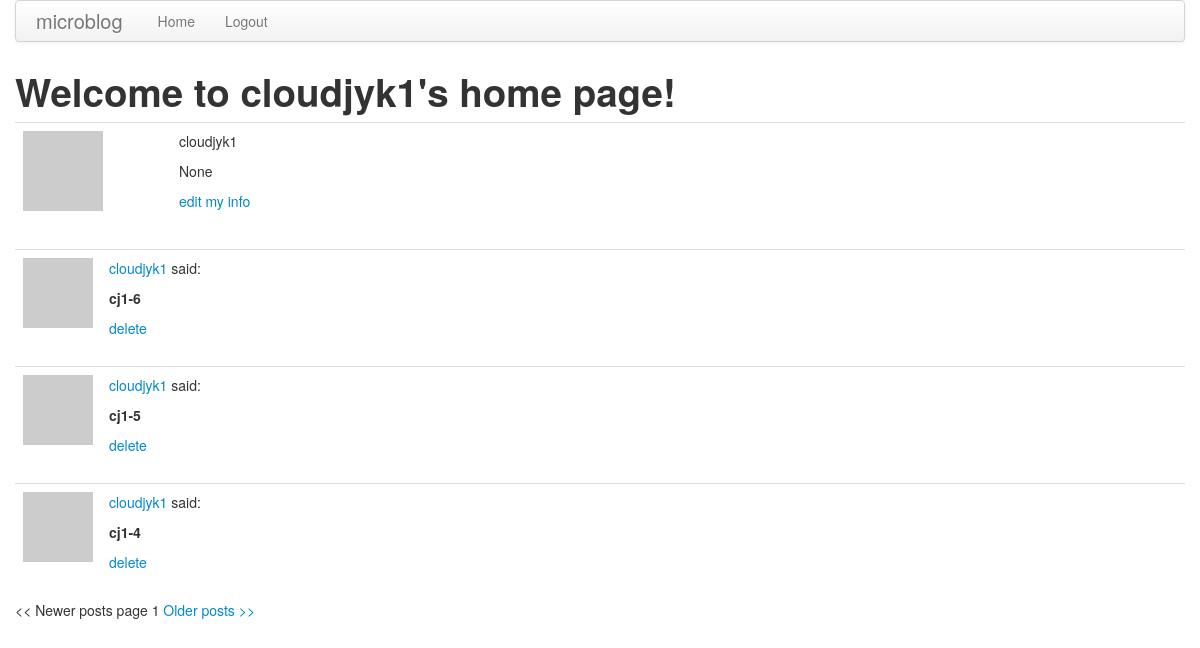
/user/cloudjyk1/1 (signed in), run on an earlier commit of the app's database.
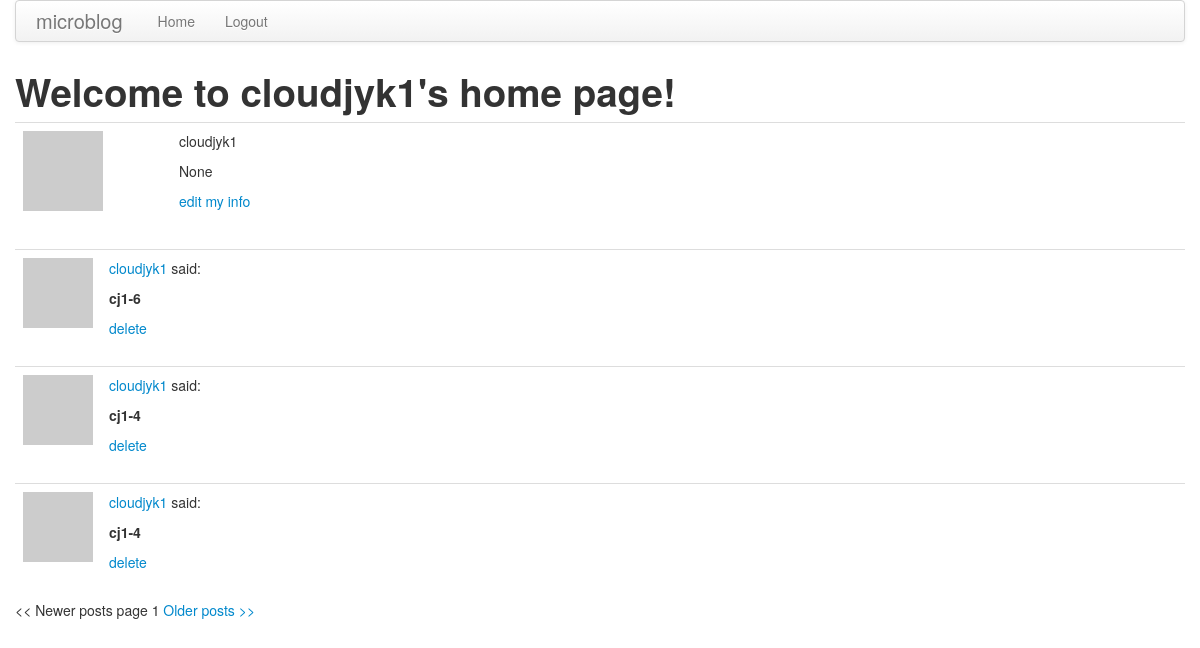
And on a later commit of the database.
### app/models.py (models this page shows, shortened)
class User(db.Model):
    id = db.Column(db.Integer, primary_key = True)
    username = db.Column(db.String(64), index = True, unique = True)
    password = db.Column(db.String(64), index = True)
    email = db.Column(db.String(120), index = True, unique = True)
    about_me = db.Column(db.String(140))
    last_seen = db.Column(db.DateTime)
    posts = db.relationship('Post', backref='author', lazy='dynamic')
    followed = db.relationship('User',
        secondary = followers,
        primaryjoin = (followers.c.follower_id == id),
        secondaryjoin = (followers.c.followed_id == id),
        backref = db.backref('followers', lazy = 'dynamic'),
        lazy = 'dynamic')
    def avatar(self,size):
        return 'http://www.gravatar.com/avatar/' + md5(self.email.encode('utf-8')).hexdigest() + '?d=mm&s=' + str(size)

class Post(db.Model):
    __searchable__ = ['body']
    id = db.Column(db.Integer, primary_key = True)
    body = db.Column(db.String(140))
    timestamp = db.Column(db.DateTime)
    user_id = db.Column(db.Integer, db.ForeignKey('user.id'))

### app/views.py (the view)
@app.route('/user/<username>', methods = ['GET', 'POST'])
@app.route('/user/<username>/<int:page>', methods = ['GET', 'POST'])
def user(username, page = 1):
    if User.query.filter_by(username = username).first() != None:
        user = User.query.filter_by(username = username).first()
        posts = user.posts.order_by(Post.timestamp.desc())
        posts = posts.paginate(page, POSTS_PER_PAGE, False)
        return render_template('user.html',
            title = 'Home',
            user = user,
            posts = posts)
    flash('Sorry, this user does not exist!')
    return redirect(url_for('index'))

### app/views.py (called while the page is built)
@app.before_request
def before_request():
    g.user = current_user

@lm.user_loader
def load_user(id):
    return User.query.get(int(id))

### app/templates/user.html (shortened to what this page needs)
{% extends "base.html" %}
{% block content %}
<h1>Welcome to {{ user.username }}'s home page!</h1>
<table class="table table-hover">
    <tr>
        <td width="140px"><a href="{{url_for('user', username = user.username)}}"><img src="{{user.avatar(140)}}" /></a></td>
        <td>
            <p>{{ user.username }}</p>
            <p>{{ user.about_me }}</p>
            {% if g.user.username == user.username %}
            <p><a href="{{url_for('edit',username = g.user.username)}}">edit my info</a></p>
            {% endif %}
        </td>
    </tr>
</table>
{% for post in posts.items %}
    {% include 'post.html' %}
{% endfor %}
{% if posts.has_prev %}
<a href="{{ url_for('user', username = user.username, page = posts.prev_num) }}"><< Newer posts</a>
{% else %}
<< Newer posts
{% endif %}
page {{ posts.page }}
{% if posts.has_next %}
<a href="{{ url_for('user', username = user.username, page = posts.next_num) }}">Older posts >></a>
{% else %}
Older posts >>
{% endif %}
{% endblock %}

### app/templates/base.html (shortened to what this page needs)
<!DOCTYPE html>
<html>
  <head>
    <link href="/static/css/bootstrap.min.css" rel="stylesheet" media="screen">
    <link href="/static/css/bootstrap-responsive.min.css" rel="stylesheet">
  </head>
  <body>
    <div class="container">
      <div class="navbar">
        <div class="navbar-inner">
          <a class="brand" href="{{ url_for('index', username = g.user.username) }}">microblog</a>
            <ul class="nav">
              <li><a href="{{ url_for('index', username = g.user.username) }}">Home</a></li>
              {% if g.user.is_authenticated %}
              <li><a href="{{ url_for('logout') }}">Logout</a></li>
              {% endif %}
            </ul>
        </div>
      </div>
      <div class="row">
        <div class="span12">
          {% block content %}{% endblock %}
        </div>
      </div>
    </div>
  </body>
</html>

### app/templates/post.html
<table class="table table-hover">
    <tr>
        <td width="70px"><a href="{{url_for('user', username = post.author.username)}}"><img src="{{post.author.avatar(70)}}" /></a></td>
        <td>
            <p><a href="{{url_for('user', username = post.author.username)}}">{{post.author.username}}</a> said:</p>
            <p><strong>{{post.body}}</strong></p>
            {% if g.user.username == user.username %}
            <a href="{{url_for('post_del', post_id = post.id)}}">delete</a>
            {% endif %}
        </td>
    </tr>
</table>

What changed in the data, as far as the page shows it:
removed Post: author.username "cloudjyk1", body "cj1-5"
now on this page (row unchanged): Post: author.username "cloudjyk1", body "cj1-4"
